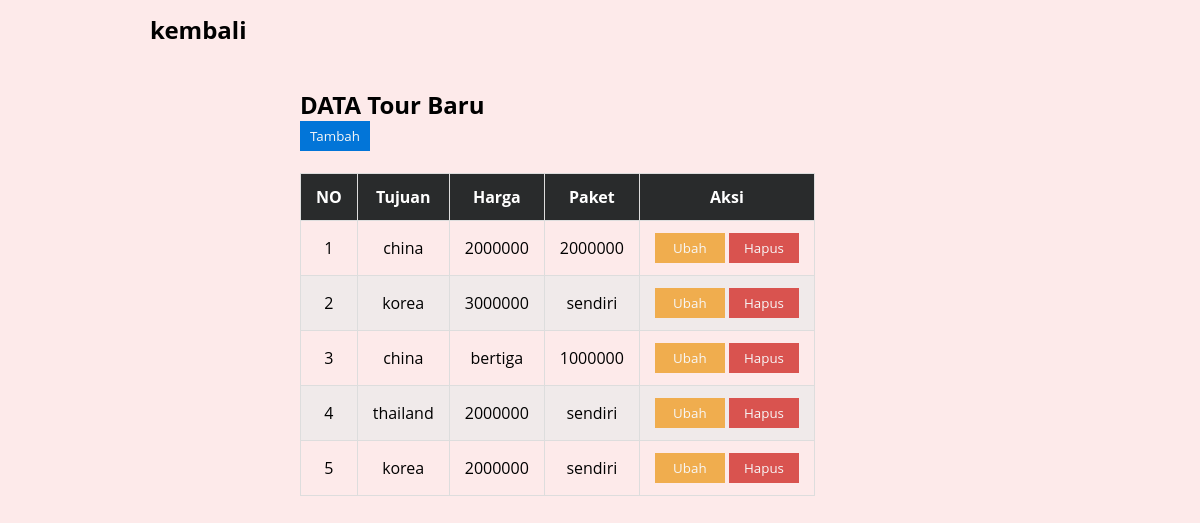
/POSTTEST5/dashboard.php, run on the app's committed database.
### tables this page shows
CREATE TABLE `booking` (
  `id` int(20) NOT NULL,
  `Tujuan` varchar(20) NOT NULL,
  `Harga` varchar(20) NOT NULL,
  `Paket` varchar(20) NOT NULL
);

### POSTTEST5/dashboard.php (the view, shortened to what this page needs)
<!DOCTYPE html>
<html lang="en">
<head>
    <link rel="stylesheet" href="stylecrud.css">
</head>
<body>
    <header>
        <div class="logo">
        <nav>
            <ul>
                <p>
                <li><a href="index.html">kembali</a></li>
            </ul>
        </nav>
    </header>
    <section>
        <br><br><br><br>
        <div class="content">
            <h2>DATA Tour Baru</h2>
            <button class="btn"><a href="tambah1.php" class="btn">Tambah</a></button><br><br>
            <table class="table">
                <thead>
                    <th>NO</th>
                    <th>Tujuan</th>
                    <th>Harga</th>
                    <th>Paket</th>
                    <th>Aksi</th>
                </thead>
                <tbody>
                    <?php
                    include 'connection.php';
                    $no = 1;
                    $data = mysqli_query($connection, "SELECT * FROM booking");
                    while($d = mysqli_fetch_array($data)){
                        ?>
                        <tr>
                            <td><?php echo $no++; ?></td>
                            <td><?php echo $d['Tujuan']; ?></td>
                            <td><?php echo $d['Harga']; ?></td>
                            <td><?php echo $d['Paket']; ?></td>
                            <td>
                                <button class="edit"><a href="edit.php?id=<?php echo $d['id']; ?>" class="edit">Ubah</a></button>
                                <button class="hapus"><a href="hapus.php?id=<?php echo $d['id']; ?>" class="hapus">Hapus</a></button>
                            </td>
                        </tr>
                        <?php
                    }
                    ?>
                </tbody>
            </table>
        </div>
    </section>
</body>
</html>

### POSTTEST5/stylecrud.css (style rules this page uses)
* { margin: 0; padding: 0; outline: 0; font-family: 'Open Sans', sans-serif; }
body { background: #fdeaea;; }
header { position: absolute; top: 0; left: 0; padding: 0px 100px; width: 100%; box-sizing: border-box; }
header .logo { color: white; height: 60px; line-height: 60px; font-size: 24px; float: left; font-weight: bold; }
header nav { float: right; }
header nav p { color: black; }
header nav ul { margin: 0; padding: 0; display: flex; }
header nav ul li { list-style: none; }
header nav ul li a { color: black; height: 60px; line-height: 60px; padding: 0 50px; text-decoration: none; display: block; }
.content { width: 50%; margin: 0 auto; }
.btn { background: #0275d8; color: #f7f7f7; height: 30px; width: 70px; text-decoration: none; text-align: center; border: none; }
.edit { background: #f0ad4e; color: #f7f7f7; height: 30px; width: 70px; text-decoration: none; text-align: center; border: none; }
.hapus { background: #d9534f; color: #f7f7f7; height: 30px; width: 70px; text-decoration: none; text-align: center; border: none; }
.table { border-collapse: collapse; }
.table td, table th { padding: 12px 15px; border: 1px solid #ddd; text-align: center; }
.table th { background-color: #292b2c; color: #fff; }
.table tbody tr:nth-child(even) { background-color: #f0eaea; }

### data on the page
booking: Tujuan "china", Harga "2000000", Paket "2000000"
booking: Tujuan "korea", Harga "3000000", Paket "sendiri"
booking: Tujuan "china", Harga "bertiga", Paket "1000000"
booking: Tujuan "thailand", Harga "2000000", Paket "sendiri"
booking: Tujuan "korea", Harga "2000000", Paket "sendiri"
